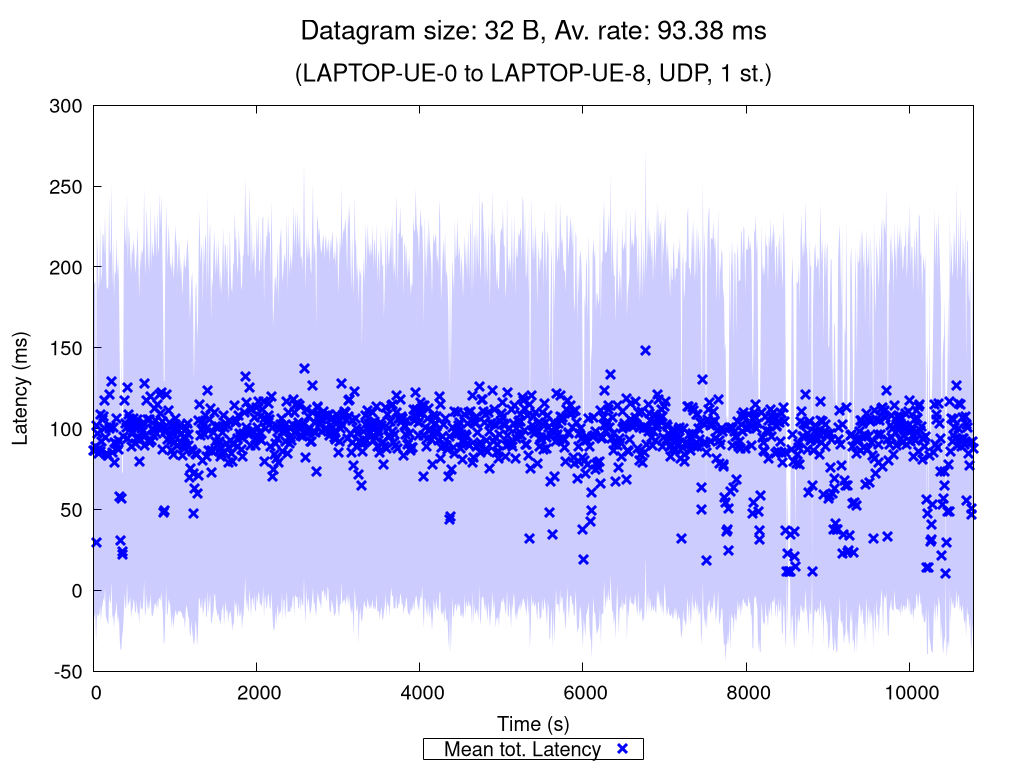

gnuplot code for this plot:
set terminal pngcairo nocrop enhanced size 1024,768 font "Verdana,15"
set output "UDP_1_st_2020_11_10_21-27-00_one2two_00032B.png"

set title "{/=20 Datagram size: 32 B, Av. rate: 93.38 ms}\n\n{/=18 (LAPTOP-UE-0 to LAPTOP-UE-8, UDP, 1 st.)}"

set xlabel "Time (s)"
set ylabel "Latency (ms)"
set ytics nomirror
set key bmargin center horizontal box samplen 1 width -1
set bmargin 4.6
set rmargin 4.5

rf = 1.0  # rate factor
set style fill transparent solid 0.2 noborder
set autoscale xfix
plot "UDP_1_st_2020_11_10_21-27-00_one2two_00032B_iperf_processed.dat" using 1:($2/rf-$3/rf):($2/rf+$3/rf) with filledcurves lc rgb "blue" notitle, \
     "" using 1:($2/rf) with points pt 2 ps 1.5 lw 3 lc rgb "blue" title "Mean tot. Latency", \
